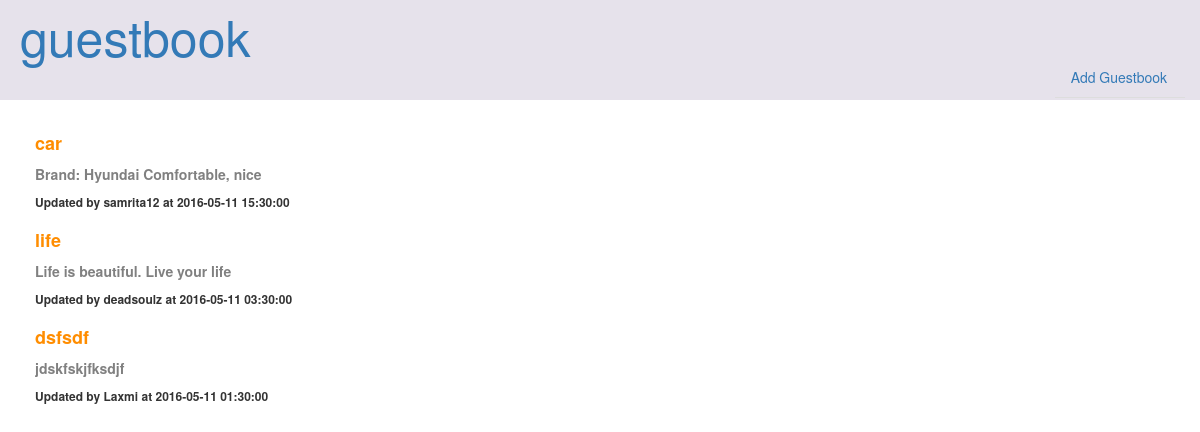
Screenshot of /viewguestbook.php with the database file from the repository.
### tables this page shows
CREATE TABLE IF NOT EXISTS `guestbook` (
  `id` int(11) NOT NULL AUTO_INCREMENT,
  `username` varchar(20) NOT NULL,
  `title` varchar(20) NOT NULL,
  `description` longtext NOT NULL,
  `datetime` datetime NOT NULL,
  PRIMARY KEY (`id`)
);

### viewguestbook.php (the view, shortened to what this page needs)
<!DOCTYPE html>
<html lang="en">
	<head>
    	<link rel="stylesheet" href="assets/css/style.css">
    	<link rel="stylesheet" href="assets/css/bootstrap.css">
    	<link rel="stylesheet" href="assets/css/bootstrap-theme.css">
    	<link rel="stylesheet" href="assets/css/bootstrap.min.css">
	</head>
	<body>
		<div class="wrapper">
		<div id="header">
			<div id="header-title"><a href="http://localhost/guestbook/">guestbook</a></div>
			<div id="nav">
				<ul class="nav nav-tabs">
					<li><a href="http://localhost/guestbook/">Add Guestbook</a></li>
				</ul>
			</div>
		</div>
		<div id="view">
		<?php
			include('connect.php');
			$result = mysqli_query($con,"SELECT * FROM guestbook ORDER BY `datetime` desc");
			while(($row = mysqli_fetch_array($result))) {
   		?>
  		<h3 style="background-color: transparent; font-size: 18px; color: #ff8d00; font-weight:bold;">
      	<?php
 			echo $row['title'];echo"<br/>";
 		?>
 		</h3>
 		<p style="background-color: transparent; font-size: 14px; color: grey; font-weight:bold;">
 		<?php
 			echo $row['description']."<br/>";
 		?>
 		<p style="background-color: transparent; font-size: 12px; color: light-grey; font-weight:bold;">
 		<?php
 			echo 'Updated by '.$row['username']; echo " at ".$row['datetime'];
  		?>
 		</p>
 		<?php
			}
		?>
		</div>
		</div>
	</body>
</html>

### assets/css/style.css (style rules this page uses)
body { font-family: Calibri; }
.wrapper { margin: auto; }
#header { height: 100px; background-color: rgba(86,61,124,.15); }
#header-title { font-size: 50px; font-color: blue; padding-left: 20px; }
#nav { margin-top:10px; float: right; padding: 15px; }
li { list-style: none; float: left; text-align: -webkit-match-parent; margin-top:-40px; display:block; }
#view { padding: 14px 35px; }

### rows the page displays
guestbook: title "car", description "Brand: Hyundai Comfortable, nice", username "samrita12", datetime "2016-05-11 15:30:00"
guestbook: title "life", description "Life is beautiful. Live your life", username "deadsoulz", datetime "2016-05-11 03:30:00"
guestbook: title "dsfsdf", description "jdskfskjfksdjf", username "Laxmi", datetime "2016-05-11 01:30:00"
